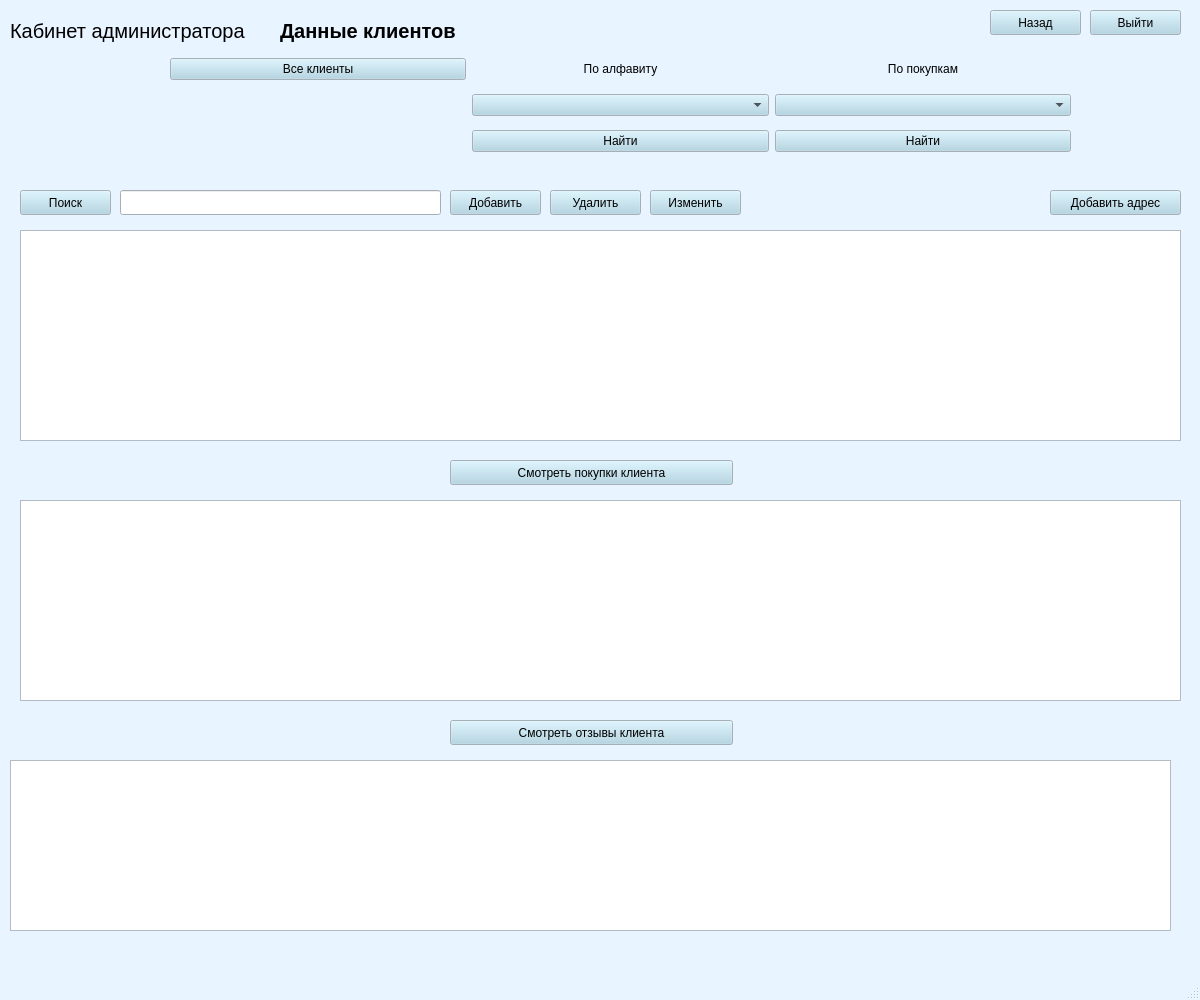
<?xml version="1.0" encoding="UTF-8"?>
<ui version="4.0">
 <class>MainWindow</class>
 <widget class="QMainWindow" name="MainWindow">
  <property name="geometry">
   <rect>
    <x>0</x>
    <y>0</y>
    <width>1200</width>
    <height>1000</height>
   </rect>
  </property>
  <property name="palette">
   <palette>
    <active>
     <colorrole role="WindowText">
      <brush brushstyle="SolidPattern">
       <color alpha="255">
        <red>0</red>
        <green>0</green>
        <blue>0</blue>
       </color>
      </brush>
     </colorrole>
     <colorrole role="Button">
      <brush brushstyle="SolidPattern">
       <color alpha="255">
        <red>169</red>
        <green>210</green>
        <blue>227</blue>
       </color>
      </brush>
     </colorrole>
     <colorrole role="Light">
      <brush brushstyle="SolidPattern">
       <color alpha="255">
        <red>255</red>
        <green>255</green>
        <blue>255</blue>
       </color>
      </brush>
     </colorrole>
     <colorrole role="Midlight">
      <brush brushstyle="SolidPattern">
       <color alpha="255">
        <red>238</red>
        <green>228</green>
        <blue>255</blue>
       </color>
      </brush>
     </colorrole>
     <colorrole role="Dark">
      <brush brushstyle="SolidPattern">
       <color alpha="255">
        <red>110</red>
        <green>101</green>
        <blue>127</blue>
       </color>
      </brush>
     </colorrole>
     <colorrole role="Mid">
      <brush brushstyle="SolidPattern">
       <color alpha="255">
        <red>147</red>
        <green>134</green>
        <blue>170</blue>
       </color>
      </brush>
     </colorrole>
     <colorrole role="Text">
      <brush brushstyle="SolidPattern">
       <color alpha="255">
        <red>0</red>
        <green>0</green>
        <blue>0</blue>
       </color>
      </brush>
     </colorrole>
     <colorrole role="BrightText">
      <brush brushstyle="SolidPattern">
       <color alpha="255">
        <red>255</red>
        <green>255</green>
        <blue>255</blue>
       </color>
      </brush>
     </colorrole>
     <colorrole role="ButtonText">
      <brush brushstyle="SolidPattern">
       <color alpha="255">
        <red>0</red>
        <green>0</green>
        <blue>0</blue>
       </color>
      </brush>
     </colorrole>
     <colorrole role="Base">
      <brush brushstyle="SolidPattern">
       <color alpha="255">
        <red>255</red>
        <green>255</green>
        <blue>255</blue>
       </color>
      </brush>
     </colorrole>
     <colorrole role="Window">
      <brush brushstyle="SolidPattern">
       <color alpha="255">
        <red>232</red>
        <green>244</green>
        <blue>255</blue>
       </color>
      </brush>
     </colorrole>
     <colorrole role="Shadow">
      <brush brushstyle="SolidPattern">
       <color alpha="255">
        <red>0</red>
        <green>0</green>
        <blue>0</blue>
       </color>
      </brush>
     </colorrole>
     <colorrole role="Highlight">
      <brush brushstyle="SolidPattern">
       <color alpha="255">
        <red>221</red>
        <green>202</green>
        <blue>255</blue>
       </color>
      </brush>
     </colorrole>
     <colorrole role="AlternateBase">
      <brush brushstyle="SolidPattern">
       <color alpha="255">
        <red>238</red>
        <green>228</green>
        <blue>255</blue>
       </color>
      </brush>
     </colorrole>
     <colorrole role="ToolTipBase">
      <brush brushstyle="SolidPattern">
       <color alpha="255">
        <red>255</red>
        <green>255</green>
        <blue>220</blue>
       </color>
      </brush>
     </colorrole>
     <colorrole role="ToolTipText">
      <brush brushstyle="SolidPattern">
       <color alpha="255">
        <red>0</red>
        <green>0</green>
        <blue>0</blue>
       </color>
      </brush>
     </colorrole>
     <colorrole role="PlaceholderText">
      <brush brushstyle="SolidPattern">
       <color alpha="128">
        <red>0</red>
        <green>0</green>
        <blue>0</blue>
       </color>
      </brush>
     </colorrole>
    </active>
    <inactive>
     <colorrole role="WindowText">
      <brush brushstyle="SolidPattern">
       <color alpha="255">
        <red>0</red>
        <green>0</green>
        <blue>0</blue>
       </color>
      </brush>
     </colorrole>
     <colorrole role="Button">
      <brush brushstyle="SolidPattern">
       <color alpha="255">
        <red>169</red>
        <green>210</green>
        <blue>227</blue>
       </color>
      </brush>
     </colorrole>
     <colorrole role="Light">
      <brush brushstyle="SolidPattern">
       <color alpha="255">
        <red>255</red>
        <green>255</green>
        <blue>255</blue>
       </color>
      </brush>
     </colorrole>
     <colorrole role="Midlight">
      <brush brushstyle="SolidPattern">
       <color alpha="255">
        <red>238</red>
        <green>228</green>
        <blue>255</blue>
       </color>
      </brush>
     </colorrole>
     <colorrole role="Dark">
      <brush brushstyle="SolidPattern">
       <color alpha="255">
        <red>110</red>
        <green>101</green>
        <blue>127</blue>
       </color>
      </brush>
     </colorrole>
     <colorrole role="Mid">
      <brush brushstyle="SolidPattern">
       <color alpha="255">
        <red>147</red>
        <green>134</green>
        <blue>170</blue>
       </color>
      </brush>
     </colorrole>
     <colorrole role="Text">
      <brush brushstyle="SolidPattern">
       <color alpha="255">
        <red>0</red>
        <green>0</green>
        <blue>0</blue>
       </color>
      </brush>
     </colorrole>
     <colorrole role="BrightText">
      <brush brushstyle="SolidPattern">
       <color alpha="255">
        <red>255</red>
        <green>255</green>
        <blue>255</blue>
       </color>
      </brush>
     </colorrole>
     <colorrole role="ButtonText">
      <brush brushstyle="SolidPattern">
       <color alpha="255">
        <red>0</red>
        <green>0</green>
        <blue>0</blue>
       </color>
      </brush>
     </colorrole>
     <colorrole role="Base">
      <brush brushstyle="SolidPattern">
       <color alpha="255">
        <red>255</red>
        <green>255</green>
        <blue>255</blue>
       </color>
      </brush>
     </colorrole>
     <colorrole role="Window">
      <brush brushstyle="SolidPattern">
       <color alpha="255">
        <red>232</red>
        <green>244</green>
        <blue>255</blue>
       </color>
      </brush>
     </colorrole>
     <colorrole role="Shadow">
      <brush brushstyle="SolidPattern">
       <color alpha="255">
        <red>0</red>
        <green>0</green>
        <blue>0</blue>
       </color>
      </brush>
     </colorrole>
     <colorrole role="Highlight">
      <brush brushstyle="SolidPattern">
       <color alpha="255">
        <red>221</red>
        <green>202</green>
        <blue>255</blue>
       </color>
      </brush>
     </colorrole>
     <colorrole role="AlternateBase">
      <brush brushstyle="SolidPattern">
       <color alpha="255">
        <red>238</red>
        <green>228</green>
        <blue>255</blue>
       </color>
      </brush>
     </colorrole>
     <colorrole role="ToolTipBase">
      <brush brushstyle="SolidPattern">
       <color alpha="255">
        <red>255</red>
        <green>255</green>
        <blue>220</blue>
       </color>
      </brush>
     </colorrole>
     <colorrole role="ToolTipText">
      <brush brushstyle="SolidPattern">
       <color alpha="255">
        <red>0</red>
        <green>0</green>
        <blue>0</blue>
       </color>
      </brush>
     </colorrole>
     <colorrole role="PlaceholderText">
      <brush brushstyle="SolidPattern">
       <color alpha="128">
        <red>0</red>
        <green>0</green>
        <blue>0</blue>
       </color>
      </brush>
     </colorrole>
    </inactive>
    <disabled>
     <colorrole role="WindowText">
      <brush brushstyle="SolidPattern">
       <color alpha="255">
        <red>110</red>
        <green>101</green>
        <blue>127</blue>
       </color>
      </brush>
     </colorrole>
     <colorrole role="Button">
      <brush brushstyle="SolidPattern">
       <color alpha="255">
        <red>169</red>
        <green>210</green>
        <blue>227</blue>
       </color>
      </brush>
     </colorrole>
     <colorrole role="Light">
      <brush brushstyle="SolidPattern">
       <color alpha="255">
        <red>255</red>
        <green>255</green>
        <blue>255</blue>
       </color>
      </brush>
     </colorrole>
     <colorrole role="Midlight">
      <brush brushstyle="SolidPattern">
       <color alpha="255">
        <red>238</red>
        <green>228</green>
        <blue>255</blue>
       </color>
      </brush>
     </colorrole>
     <colorrole role="Dark">
      <brush brushstyle="SolidPattern">
       <color alpha="255">
        <red>110</red>
        <green>101</green>
        <blue>127</blue>
       </color>
      </brush>
     </colorrole>
     <colorrole role="Mid">
      <brush brushstyle="SolidPattern">
       <color alpha="255">
        <red>147</red>
        <green>134</green>
        <blue>170</blue>
       </color>
      </brush>
     </colorrole>
     <colorrole role="Text">
      <brush brushstyle="SolidPattern">
       <color alpha="255">
        <red>110</red>
        <green>101</green>
        <blue>127</blue>
       </color>
      </brush>
     </colorrole>
     <colorrole role="BrightText">
      <brush brushstyle="SolidPattern">
       <color alpha="255">
        <red>255</red>
        <green>255</green>
        <blue>255</blue>
       </color>
      </brush>
     </colorrole>
     <colorrole role="ButtonText">
      <brush brushstyle="SolidPattern">
       <color alpha="255">
        <red>110</red>
        <green>101</green>
        <blue>127</blue>
       </color>
      </brush>
     </colorrole>
     <colorrole role="Base">
      <brush brushstyle="SolidPattern">
       <color alpha="255">
        <red>232</red>
        <green>244</green>
        <blue>255</blue>
       </color>
      </brush>
     </colorrole>
     <colorrole role="Window">
      <brush brushstyle="SolidPattern">
       <color alpha="255">
        <red>232</red>
        <green>244</green>
        <blue>255</blue>
       </color>
      </brush>
     </colorrole>
     <colorrole role="Shadow">
      <brush brushstyle="SolidPattern">
       <color alpha="255">
        <red>0</red>
        <green>0</green>
        <blue>0</blue>
       </color>
      </brush>
     </colorrole>
     <colorrole role="Highlight">
      <brush brushstyle="SolidPattern">
       <color alpha="255">
        <red>145</red>
        <green>145</green>
        <blue>145</blue>
       </color>
      </brush>
     </colorrole>
     <colorrole role="AlternateBase">
      <brush brushstyle="SolidPattern">
       <color alpha="255">
        <red>221</red>
        <green>202</green>
        <blue>255</blue>
       </color>
      </brush>
     </colorrole>
     <colorrole role="ToolTipBase">
      <brush brushstyle="SolidPattern">
       <color alpha="255">
        <red>255</red>
        <green>255</green>
        <blue>220</blue>
       </color>
      </brush>
     </colorrole>
     <colorrole role="ToolTipText">
      <brush brushstyle="SolidPattern">
       <color alpha="255">
        <red>0</red>
        <green>0</green>
        <blue>0</blue>
       </color>
      </brush>
     </colorrole>
     <colorrole role="PlaceholderText">
      <brush brushstyle="SolidPattern">
       <color alpha="128">
        <red>0</red>
        <green>0</green>
        <blue>0</blue>
       </color>
      </brush>
     </colorrole>
    </disabled>
   </palette>
  </property>
  <property name="windowTitle">
   <string>MainWindow</string>
  </property>
  <widget class="QWidget" name="centralwidget">
   <widget class="QWidget" name="gridLayoutWidget_2">
    <property name="geometry">
     <rect>
      <x>170</x>
      <y>50</y>
      <width>901</width>
      <height>111</height>
     </rect>
    </property>
    <layout class="QGridLayout" name="gridLayout_2">
     <property name="leftMargin">
      <number>0</number>
     </property>
     <property name="topMargin">
      <number>0</number>
     </property>
     <property name="bottomMargin">
      <number>0</number>
     </property>
     <property name="verticalSpacing">
      <number>6</number>
     </property>
     <item row="2" column="2">
      <widget class="QComboBox" name="price"/>
     </item>
     <item row="1" column="2">
      <widget class="QLabel" name="label_3">
       <property name="text">
        <string>&lt;html&gt;&lt;head/&gt;&lt;body&gt;&lt;p align=&quot;center&quot;&gt;По покупкам&lt;/p&gt;&lt;/body&gt;&lt;/html&gt;</string>
       </property>
      </widget>
     </item>
     <item row="3" column="1">
      <widget class="QPushButton" name="alf_find">
       <property name="text">
        <string>Найти</string>
       </property>
      </widget>
     </item>
     <item row="1" column="1">
      <widget class="QLabel" name="label_4">
       <property name="text">
        <string>&lt;html&gt;&lt;head/&gt;&lt;body&gt;&lt;p align=&quot;center&quot;&gt;По алфавиту&lt;/p&gt;&lt;/body&gt;&lt;/html&gt;</string>
       </property>
      </widget>
     </item>
     <item row="2" column="1">
      <widget class="QComboBox" name="alphabet"/>
     </item>
     <item row="3" column="2">
      <widget class="QPushButton" name="price_find">
       <property name="text">
        <string>Найти</string>
       </property>
      </widget>
     </item>
     <item row="1" column="0">
      <widget class="QPushButton" name="all">
       <property name="text">
        <string>Все клиенты</string>
       </property>
      </widget>
     </item>
    </layout>
   </widget>
   <widget class="QLabel" name="label">
    <property name="geometry">
     <rect>
      <x>10</x>
      <y>0</y>
      <width>251</width>
      <height>62</height>
     </rect>
    </property>
    <property name="palette">
     <palette>
      <active>
       <colorrole role="Button">
        <brush brushstyle="SolidPattern">
         <color alpha="255">
          <red>173</red>
          <green>127</green>
          <blue>168</blue>
         </color>
        </brush>
       </colorrole>
      </active>
      <inactive>
       <colorrole role="Button">
        <brush brushstyle="SolidPattern">
         <color alpha="255">
          <red>173</red>
          <green>127</green>
          <blue>168</blue>
         </color>
        </brush>
       </colorrole>
      </inactive>
      <disabled>
       <colorrole role="Button">
        <brush brushstyle="SolidPattern">
         <color alpha="255">
          <red>173</red>
          <green>127</green>
          <blue>168</blue>
         </color>
        </brush>
       </colorrole>
      </disabled>
     </palette>
    </property>
    <property name="font">
     <font>
      <pointsize>15</pointsize>
      <italic>false</italic>
      <strikeout>false</strikeout>
      <kerning>true</kerning>
     </font>
    </property>
    <property name="text">
     <string>&lt;html&gt;&lt;head/&gt;&lt;body&gt;&lt;p&gt;Кабинет администратора&lt;/p&gt;&lt;/body&gt;&lt;/html&gt;</string>
    </property>
   </widget>
   <widget class="QLabel" name="label_2">
    <property name="geometry">
     <rect>
      <x>280</x>
      <y>0</y>
      <width>191</width>
      <height>62</height>
     </rect>
    </property>
    <property name="palette">
     <palette>
      <active>
       <colorrole role="Button">
        <brush brushstyle="SolidPattern">
         <color alpha="255">
          <red>173</red>
          <green>127</green>
          <blue>168</blue>
         </color>
        </brush>
       </colorrole>
      </active>
      <inactive>
       <colorrole role="Button">
        <brush brushstyle="SolidPattern">
         <color alpha="255">
          <red>173</red>
          <green>127</green>
          <blue>168</blue>
         </color>
        </brush>
       </colorrole>
      </inactive>
      <disabled>
       <colorrole role="Button">
        <brush brushstyle="SolidPattern">
         <color alpha="255">
          <red>173</red>
          <green>127</green>
          <blue>168</blue>
         </color>
        </brush>
       </colorrole>
      </disabled>
     </palette>
    </property>
    <property name="font">
     <font>
      <pointsize>15</pointsize>
      <italic>false</italic>
      <strikeout>false</strikeout>
      <kerning>true</kerning>
     </font>
    </property>
    <property name="text">
     <string>&lt;html&gt;&lt;head/&gt;&lt;body&gt;&lt;p&gt;&lt;span style=&quot; font-weight:600;&quot;&gt;Данные клиентов &lt;/span&gt;&lt;/p&gt;&lt;/body&gt;&lt;/html&gt;</string>
    </property>
   </widget>
   <widget class="QTableWidget" name="customers">
    <property name="geometry">
     <rect>
      <x>20</x>
      <y>230</y>
      <width>1161</width>
      <height>211</height>
     </rect>
    </property>
   </widget>
   <widget class="QPushButton" name="operations">
    <property name="geometry">
     <rect>
      <x>450</x>
      <y>460</y>
      <width>283</width>
      <height>25</height>
     </rect>
    </property>
    <property name="text">
     <string>Смотреть покупки клиента</string>
    </property>
   </widget>
   <widget class="QTableWidget" name="purchases">
    <property name="geometry">
     <rect>
      <x>20</x>
      <y>500</y>
      <width>1161</width>
      <height>201</height>
     </rect>
    </property>
   </widget>
   <widget class="QPushButton" name="buy_2">
    <property name="geometry">
     <rect>
      <x>450</x>
      <y>720</y>
      <width>283</width>
      <height>25</height>
     </rect>
    </property>
    <property name="text">
     <string>Смотреть отзывы клиента</string>
    </property>
   </widget>
   <widget class="QTableWidget" name="reviews">
    <property name="geometry">
     <rect>
      <x>10</x>
      <y>760</y>
      <width>1161</width>
      <height>171</height>
     </rect>
    </property>
   </widget>
   <widget class="QPushButton" name="exit">
    <property name="geometry">
     <rect>
      <x>1090</x>
      <y>10</y>
      <width>91</width>
      <height>25</height>
     </rect>
    </property>
    <property name="text">
     <string>Выйти</string>
    </property>
   </widget>
   <widget class="QPushButton" name="back">
    <property name="geometry">
     <rect>
      <x>990</x>
      <y>10</y>
      <width>91</width>
      <height>25</height>
     </rect>
    </property>
    <property name="text">
     <string>Назад</string>
    </property>
   </widget>
   <widget class="QPushButton" name="all_2">
    <property name="geometry">
     <rect>
      <x>20</x>
      <y>190</y>
      <width>91</width>
      <height>25</height>
     </rect>
    </property>
    <property name="text">
     <string>Поиск</string>
    </property>
   </widget>
   <widget class="QLineEdit" name="lineEdit">
    <property name="geometry">
     <rect>
      <x>120</x>
      <y>190</y>
      <width>321</width>
      <height>25</height>
     </rect>
    </property>
   </widget>
   <widget class="QPushButton" name="all_3">
    <property name="geometry">
     <rect>
      <x>450</x>
      <y>190</y>
      <width>91</width>
      <height>25</height>
     </rect>
    </property>
    <property name="text">
     <string>Добавить</string>
    </property>
   </widget>
   <widget class="QPushButton" name="all_4">
    <property name="geometry">
     <rect>
      <x>550</x>
      <y>190</y>
      <width>91</width>
      <height>25</height>
     </rect>
    </property>
    <property name="text">
     <string>Удалить</string>
    </property>
   </widget>
   <widget class="QPushButton" name="all_5">
    <property name="geometry">
     <rect>
      <x>650</x>
      <y>190</y>
      <width>91</width>
      <height>25</height>
     </rect>
    </property>
    <property name="text">
     <string>Изменить</string>
    </property>
   </widget>
   <widget class="QPushButton" name="all_6">
    <property name="geometry">
     <rect>
      <x>1050</x>
      <y>190</y>
      <width>131</width>
      <height>25</height>
     </rect>
    </property>
    <property name="text">
     <string>Добавить адрес</string>
    </property>
   </widget>
  </widget>
  <widget class="QMenuBar" name="menubar">
   <property name="geometry">
    <rect>
     <x>0</x>
     <y>0</y>
     <width>1200</width>
     <height>22</height>
    </rect>
   </property>
  </widget>
  <widget class="QStatusBar" name="statusbar"/>
 </widget>
 <resources/>
 <connections/>
</ui>
